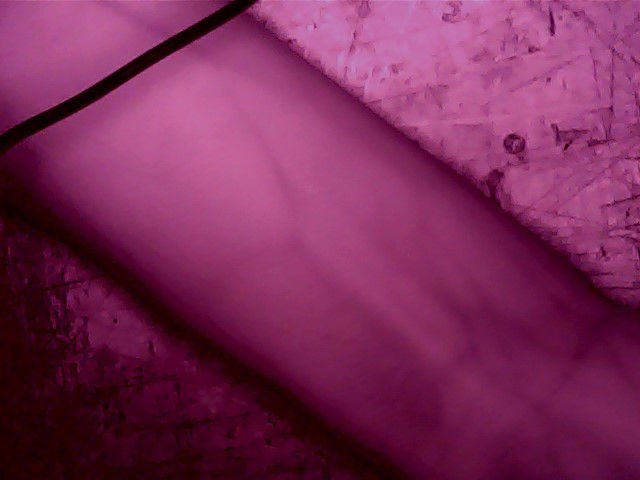
#> input picture eugeneVein.jpg, 640 x 480 px
$ python uncanny.py
#> lines starting #> are read from the running program, lines starting #| are printed output that depends on the picture
# -*- coding: utf-8 -*-
"""
Created on Wed Mar  7 16:44:28 2018

@author: user
"""

import cv2
import numpy as np
from matplotlib import pyplot as plt
img = cv2.imread('eugeneVein.jpg',0)
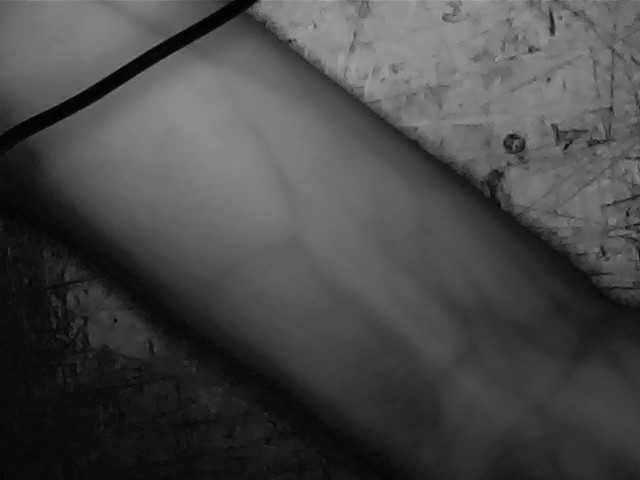
#> img: shape (480, 640); min 0, max 170, mean 71.7
edges = cv2.Canny(img,10,20)
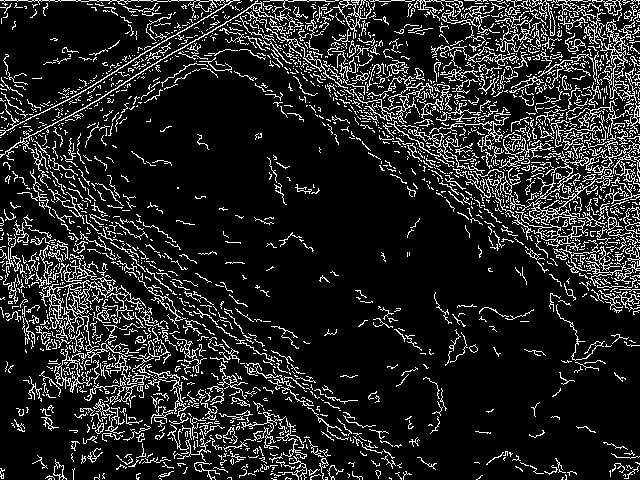
#> edges: shape (480, 640); 13.9% white in thin lines or dots
plt.subplot(121),plt.imshow(img,cmap = 'gray')
plt.title('Original Image'), plt.xticks([]), plt.yticks([])
plt.subplot(122),plt.imshow(edges,cmap = 'gray')
plt.title('Edge Image'), plt.xticks([]), plt.yticks([])
plt.show()
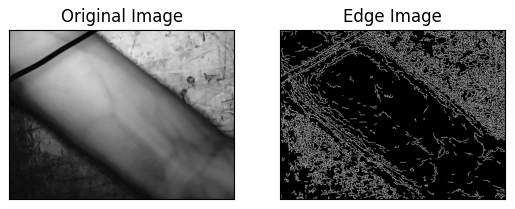
#> figure drawn by matplotlib, 2 panels

$ run again, with myVein.JPG copied over eugeneVein.jpg
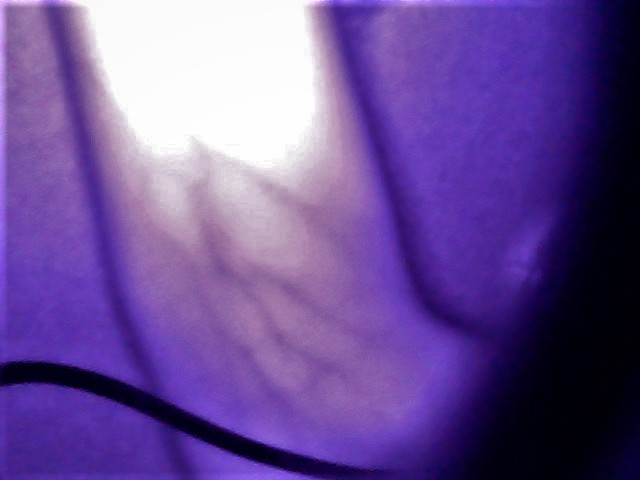
#> input picture myVein.JPG, 640 x 480 px
#> `edges = cv2.Canny(img,10,20)`:
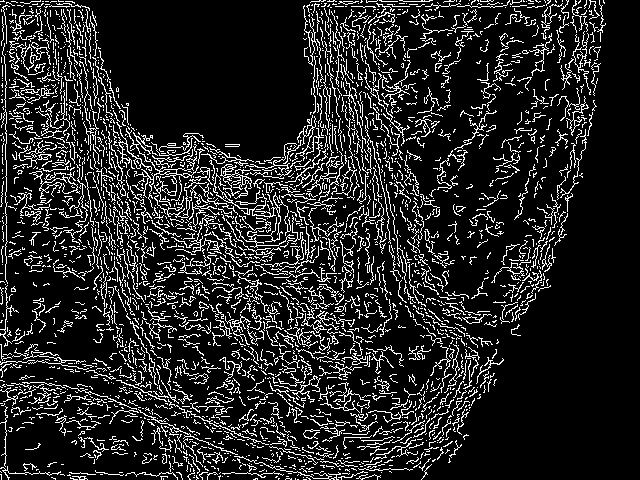
#> edges: shape (480, 640); 14.3% white in thin lines or dots
#> `plt.show()`:
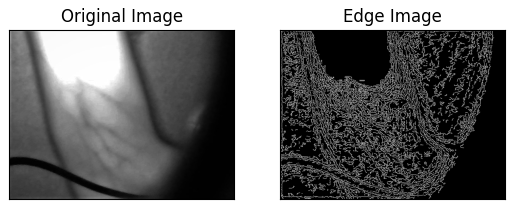
#> figure drawn by matplotlib, 2 panels

$ run again, with stereoVeinL.JPG copied over eugeneVein.jpg
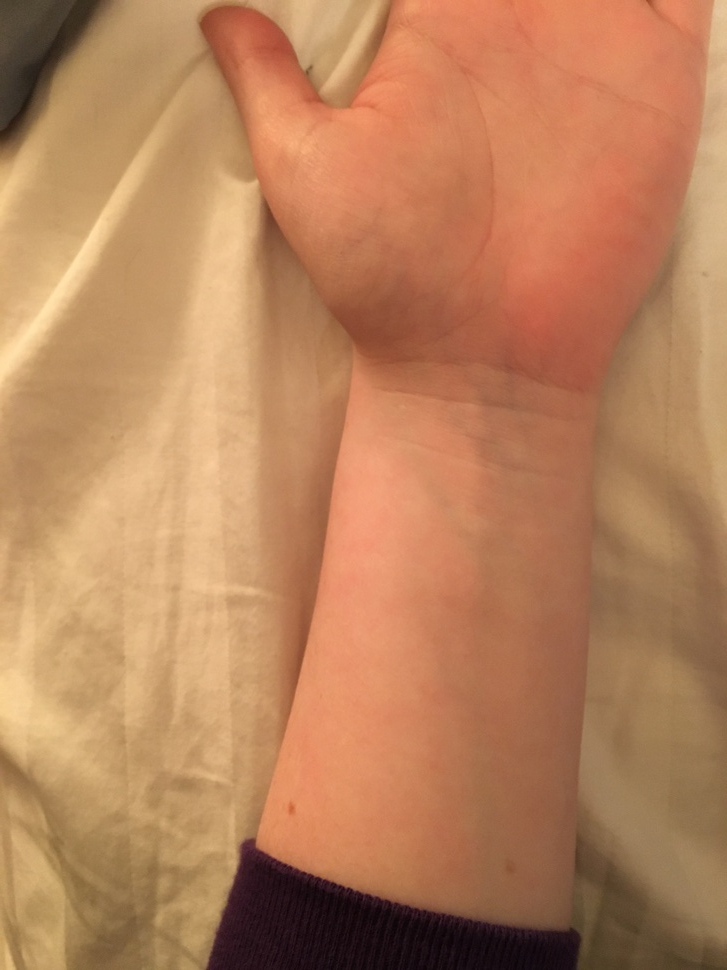
#> input picture stereoVeinL.JPG, 727 x 970 px, shrunk from 3024 x 4032 before the run
#> `edges = cv2.Canny(img,10,20)`:
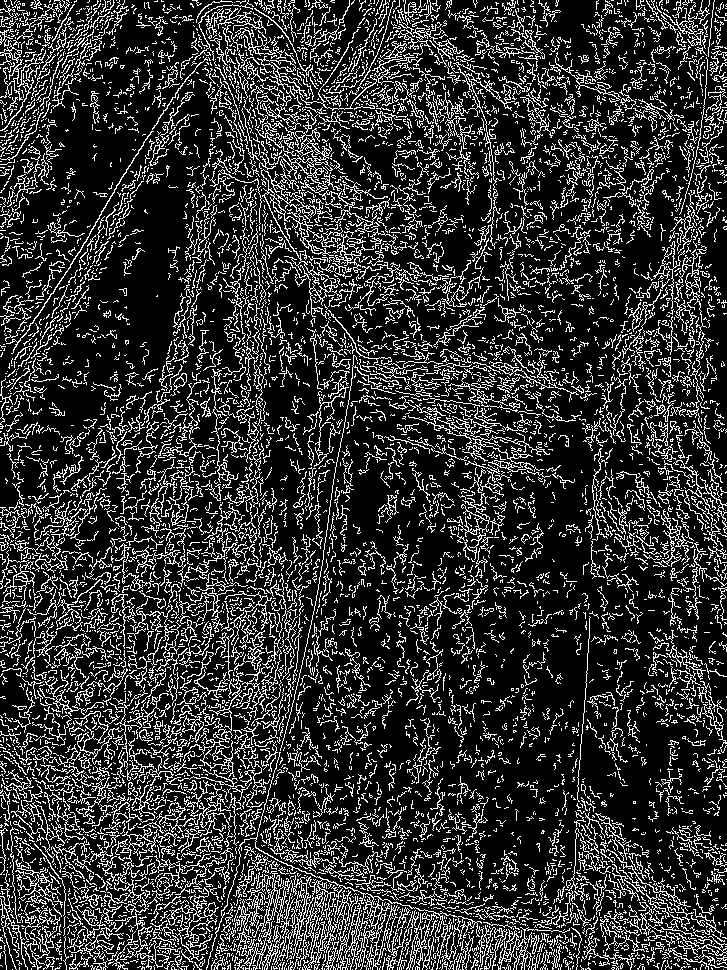
#> edges: shape (970, 727); 19.7% white in thin lines or dots
#> `plt.show()`:
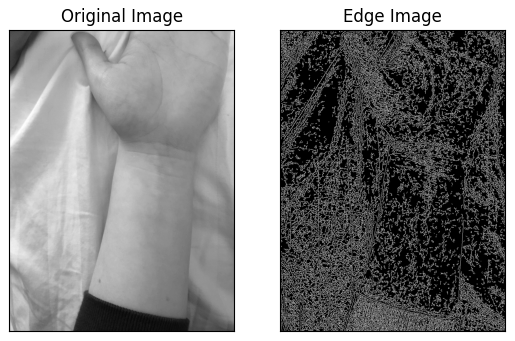
#> figure drawn by matplotlib, 2 panels

$ run again, with stereoVeinR.JPG copied over eugeneVein.jpg
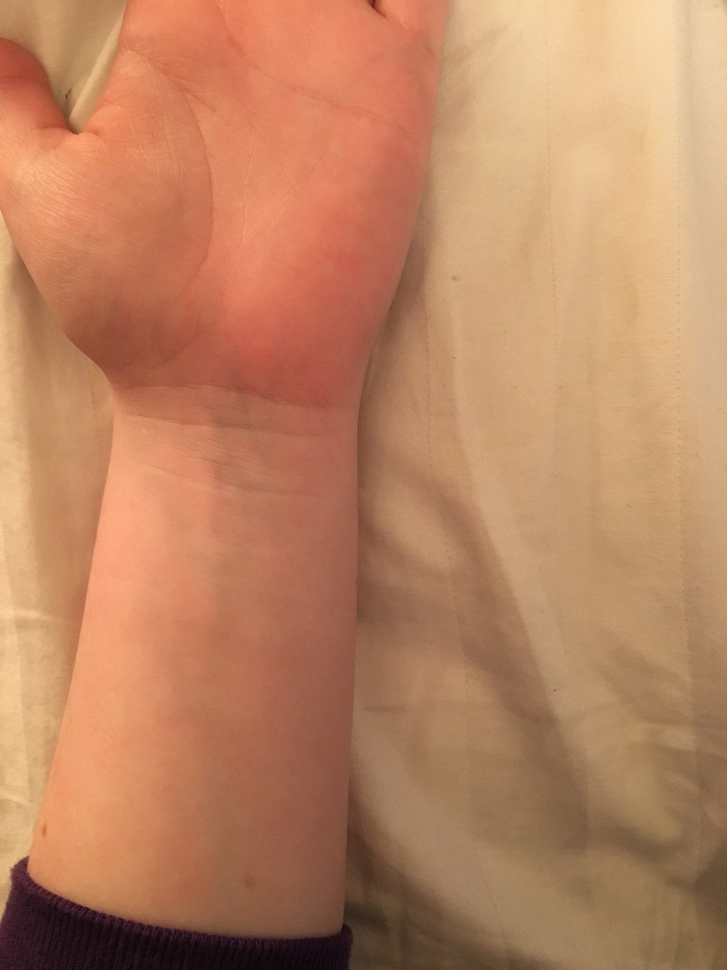
#> input picture stereoVeinR.JPG, 727 x 970 px, shrunk from 3024 x 4032 before the run
#> `edges = cv2.Canny(img,10,20)`:
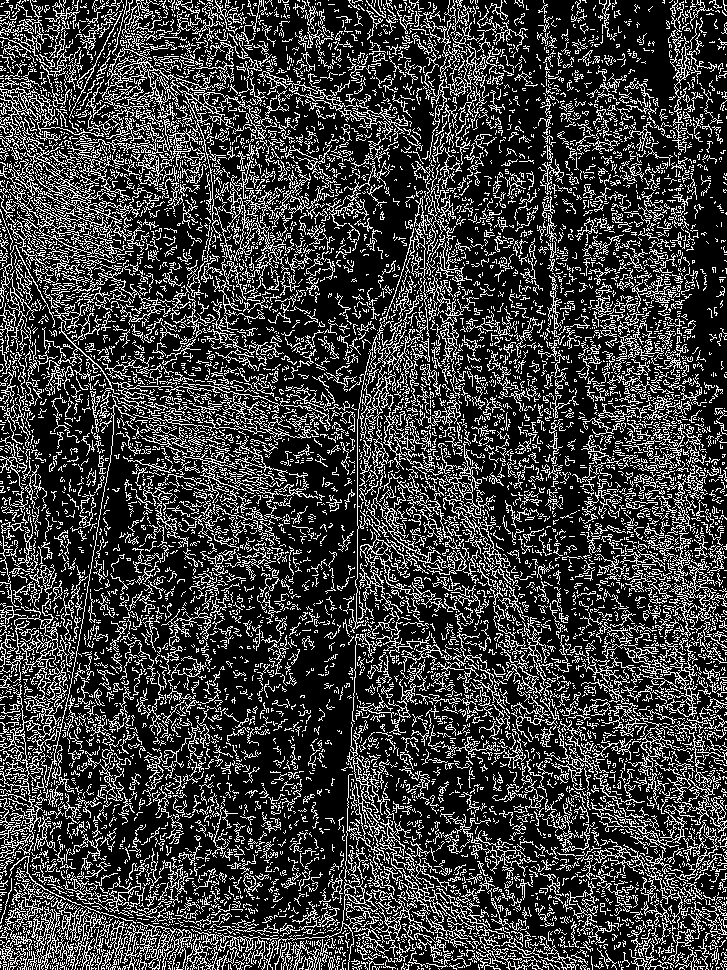
#> edges: shape (970, 727); 23.9% white in thin lines or dots
#> `plt.show()`:
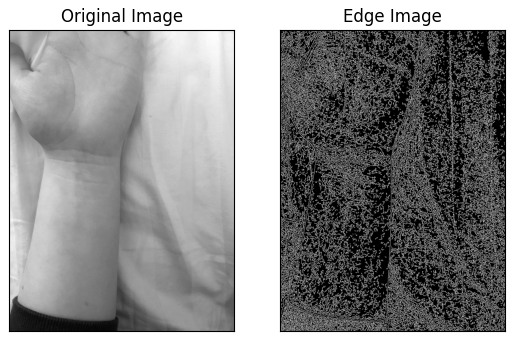
#> figure drawn by matplotlib, 2 panels
